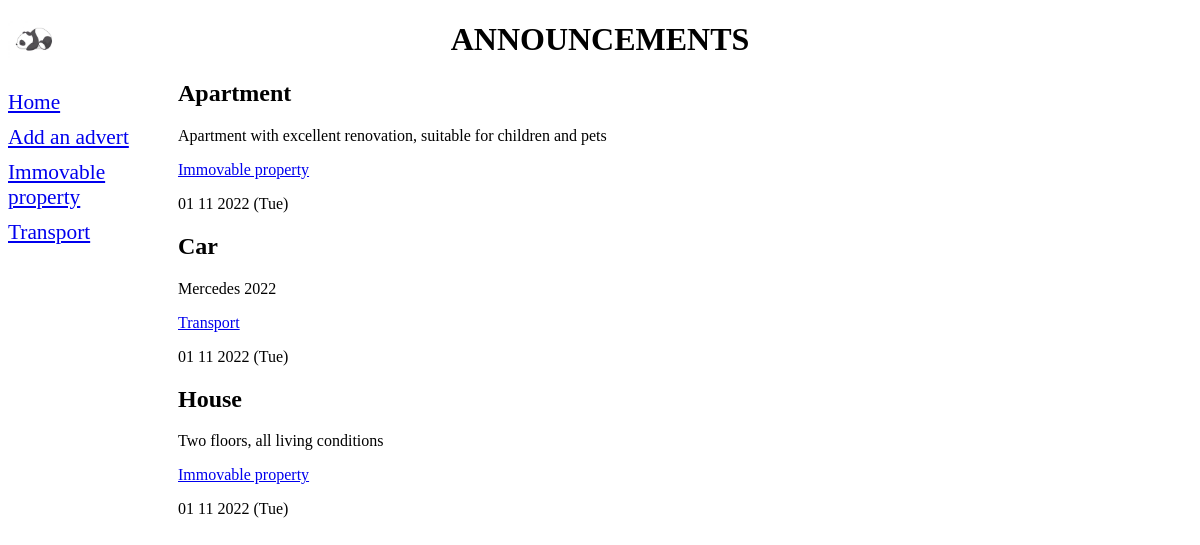
Page /bboard/ on the earlier database version.
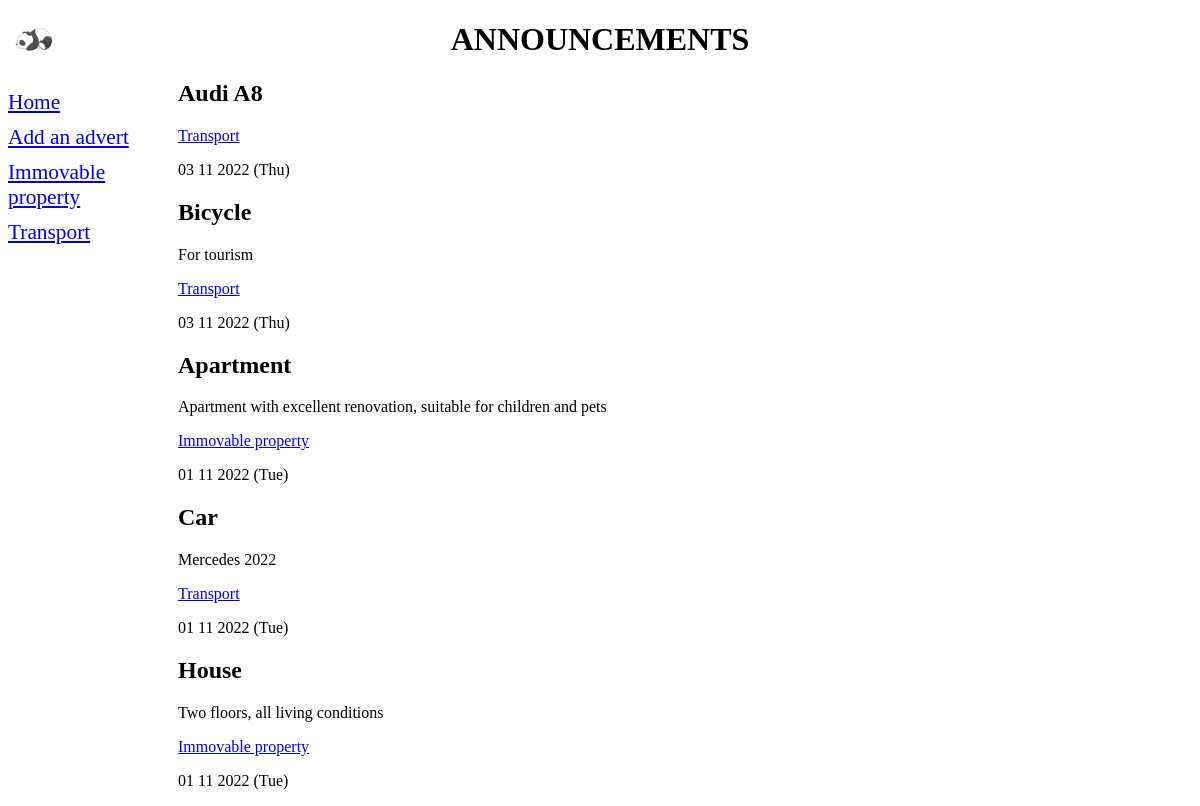
Same page on the later database version.
### bboard/models.py (models this page shows, shortened)
class Rubric(models.Model):
    name = models.CharField(max_length=30, db_index=True, verbose_name='Name')
    class Meta:
        verbose_name_plural = 'Rubrics'
        verbose_name = 'Rubric'
        ordering = ['name']

class Bb(models.Model):
    title = models.CharField(max_length=50, verbose_name='Name')
    content = models.TextField(null=True, blank=True, verbose_name='Description')
    price = models.FloatField(null=True, blank=True, verbose_name='Price:')
    published = models.DateField(auto_now_add=True, db_index=True, verbose_name='Published on:')
    rubric = models.ForeignKey('Rubric', null=True, on_delete=models.PROTECT, verbose_name='Rubric')
    class Meta:
        verbose_name_plural = 'Descriptions'
        verbose_name = 'Description'
        ordering = ['-published']

### bboard/views.py (the view)
# urls.py: path('', index, name='index'),
def index(request):
    bbs = Bb.objects.all()
    rubrics = Rubric.objects.all()
    context = {'bbs': bbs, 'rubrics': rubrics}
    return render(request, 'index.html', context)

### bboard/templates/index.html
{% extends 'layout.html' %}
{% block content %}
{% for bb in bbs %}
        <div>
            <h2> {{bb.title}}</h2>
            <p> {{bb.content}}</p>
            {% for rubric in rubrics %}
            <p><a href="{% url 'by_rubric' rubric.pk %}">
                {% endfor %}
                {{ bb.rubric.name }}</a></p>
            <p> {{ bb.published|date:"d m Y (D)"}}</p>
        </div>
        {% endfor %}
{% endblock %}

### bboard/templates/layout.html (shortened to what this page needs)
{% load static %}
<!DOCTYPE html>
<html lang="en">
<head>
    <link rel="stylesheet" type="text/css"
          href="{% static 'style.css' %}">
</head>
<body>
<header>
    <h1>Announcements</h1>
</header>
    <nav>
        <a href="{% url 'index' %}"> Home</a>
        <a href="{% url 'add' %}">Add an advert</a>
        {% for rubric in rubrics %}
        <a href="{% url 'by_rubric' rubric.pk %}">{{ rubric.name }}</a>
        {% endfor %}
    </nav>
    <section>
        {% block content %}
        {% endblock %}
    </section>
</body>
</html>

### bboard/static/style.css (style rules this page uses)
header h1 { front-size: 40pt; text-transform: uppercase; text-align: center; background: url('bg.jpg') left / auto 100% no-repeat; }
nav { font-size: 16pt; width: 150px; float: left; }
nav a { display: block; margin: 10px 0px; }
section { margin-left: 170px; }

Differences in the rows shown:
added Bb: title "Audi A8", rubric.name "Transport", published "03 11 2022 (Thu)"
added Bb: title "Bicycle", content "For tourism", rubric.name "Transport", published "03 11 2022 (Thu)"
